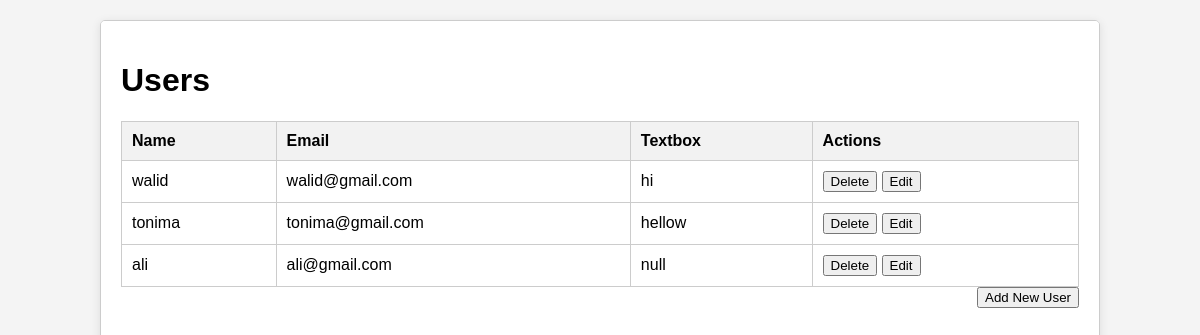
Page /crud1/home/ on the committed database.
### crud1/models.py (models this page shows, shortened)
class user_model(models.Model):
    name = models.CharField(max_length=200)
    email = models.EmailField(unique=True)
    password = models.CharField(max_length=200)
    textbox = models.TextField(max_length=500)

### crud1/views.py (the view)
# urls.py: path('home/', homepage),
def homepage(request):
    data = user_model.objects.all()
    return render(request, 'homepage.html', {'data': data})

### templates/homepage.html (shortened to what this page needs)
<!DOCTYPE html>
{% load static %}
<html lang="en">
  <head>
    <link rel="stylesheet" href="{% static 'home.css' %}" />
  </head>
  <body>
    <div class="container">
      <div id="user_list">
        <h1>Users</h1>
        <table>
          <thead>
            <tr>
              <th>Name</th>
              <th>Email</th>
              <th>Textbox</th>
              <th>Actions</th>
            </tr>
          </thead>
          <tbody>
            {% for user in data %}
            <tr>
              <td>{{ user.name }}</td>
              <td>{{ user.email }}</td>
              <td>{{ user.textbox }}</td>
              <td>
                <button class="delete-btn" data-id="{{ user.id }}">
                  Delete
                </button>
                <button class="edit-btn" >
                  Edit
                </button>
              </td>
            </tr>
            {% endfor %}
          </tbody>
        </table>
        <button id="add_user_button">Add New User</button>
      </div>
    </div>
  </body>
</html>

### static/home.css (style rules this page uses)
html, body { height: 100%; margin: 0; display: flex; flex-direction: column; background-color: #f4f4f4; font-family: Arial, sans-serif; font-size: 16px; }
.container { display: flex; flex-direction: column; align-items: center; justify-content: flex-start; height: 100%; padding: 20px; box-sizing: border-box; width: 100%; }
#user_list { border: 1px solid #ccc; padding: 20px; border-radius: 5px; flex: 1; width: 100%; max-width: 1000px; overflow-y: auto; margin-bottom: 20px; background-color: white; box-shadow: 0 2px 10px rgba(0, 0, 0, 0.1); position: relative; box-sizing: border-box; }
#user_list::before, #user_list::after { content: ""; position: absolute; top: 0; bottom: 0; width: 5px; background-color: #007bff; }
#user_list::before { left: -5px; }
#user_list::after { right: -5px; }
table { width: 100%; border-collapse: collapse; }
th, td { border: 1px solid #ccc; padding: 10px; text-align: left; }
th { background-color: #f2f2f2; }
#add_user_button { float: right; margin-bottom: 10px; }

### rows in the picture
user_model: name "walid", email "walid@gmail.com", textbox "hi"
user_model: name "tonima", email "tonima@gmail.com", textbox "hellow"
user_model: name "ali", email "ali@gmail.com", textbox "null"
